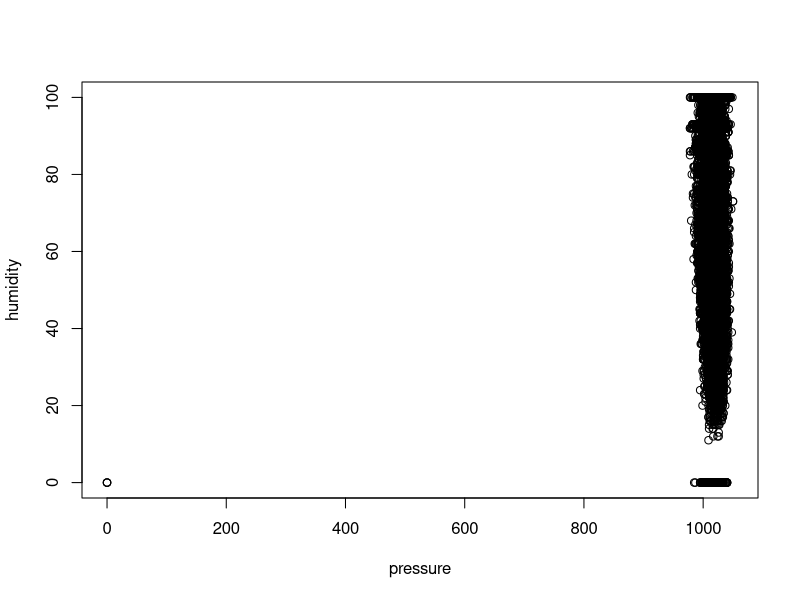
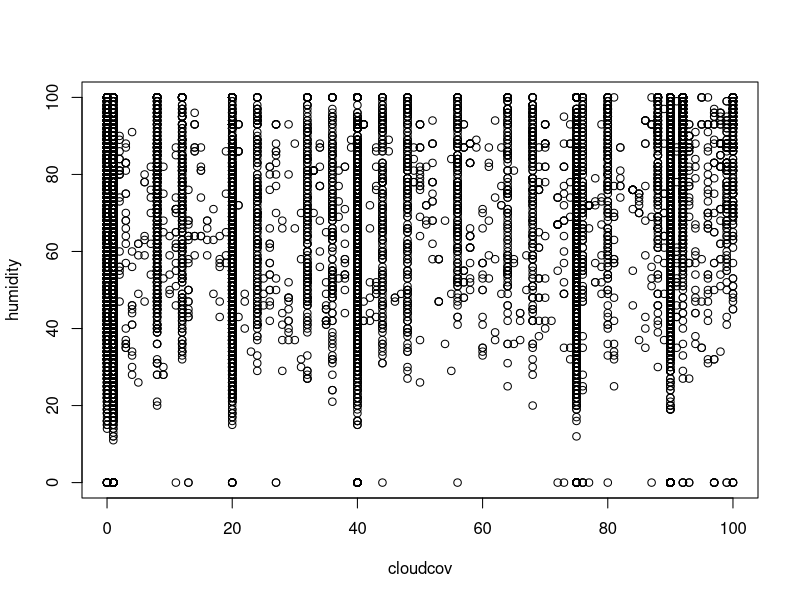

Here is the R script that generated these plots, in order: (Note: this script raises an error after producing the figures.)
## ---- chunk 1
knitr::opts_chunk$set(echo = TRUE)
## ---- chunk 2
library(ROCR)
library(class)

data.df <- read.csv("fake_data.csv")
set.seed(12345)
data.size <- nrow(data.df)
train.size <- .80
num.test.labels <- data.size*(1-train.size)


data.df$weather <- as.factor(data.df$weather)
levels(data.df$weather) <- c("Cloudy", "Sunny")

normalize.it <- function(vec) {
    y <- (vec - min(vec))/(max(vec) - min(vec))
    y
}
    
weather.lst <- lapply(data.df[ , 3:6], normalize.it)
data.weather.normed <- data.frame(weather.lst)
summary(data.weather.normed)

train.row.nums <- sample(1:data.size, data.size*train.size, replace = FALSE)
train.data <- subset(data.weather.normed[train.row.nums, ])

test.row.nums <- setdiff(1:data.size, train.row.nums)
test.data <- subset(data.weather.normed[test.row.nums, ])

class.labels <- data.df$weather[train.row.nums]
true.labels <- data.df$weather[test.row.nums]

knn.predict <- knn(train.data, test.data, class.labels, k=2)

num.incorrect.labels <- sum(knn.predict != true.labels)
misc.rate <- num.incorrect.labels/num.test.labels
misc.rate

conf.matrix <- table(knn.predict, true.labels)
conf.matrix
## ---- chunk 3
library(ROCR)
library(class)

data.df <- read.csv("cleaned_data.csv")
set.seed(12345)
data.size <- nrow(data.df)
train.size <- .80
num.test.labels <- data.size*(1-train.size)


data.df$weather <- as.factor(data.df$weathertype)
levels(data.df$weathertype) <- c("Clear", "Clouds", "Rain", "Snow", "Thunderstorm")

normalize.it <- function(vec) {
    y <- (vec - min(vec))/(max(vec) - min(vec))
    y
}
    
weather.lst <- lapply(data.df[ , 3:8], normalize.it)
data.weather.normed <- data.frame(weather.lst)
summary(data.weather.normed)

train.row.nums <- sample(1:data.size, data.size*train.size, replace = FALSE)
train.data <- subset(data.weather.normed[train.row.nums, ])

test.row.nums <- setdiff(1:data.size, train.row.nums)
test.data <- subset(data.weather.normed[test.row.nums, ])

class.labels <- data.df$weathertype[train.row.nums]
true.labels <- data.df$weathertype[test.row.nums]

knn.predict <- knn(train.data, test.data, class.labels, k=5)

num.incorrect.labels <- sum(knn.predict != true.labels)
misc.rate <- num.incorrect.labels/num.test.labels
misc.rate

conf.matrix <- table(knn.predict, true.labels)
conf.matrix
## ---- chunk 4
library(ROCR)
humid.glm <- glm(humidity~pressure, data = data.df)
humid.glm2 <- glm(humidity~pressure+cloudcov, data = data.df)
summary(humid.glm)
summary(humid.glm2)

plot(humidity~pressure, data=data.df)
plot(humidity~cloudcov, data=data.df)

data.size<-nrow(data.df)
train.size<-0.80

set.seed(12345)

train.row.nums<-sample(1:data.size, data.size*train.size, replace=FALSE)
train.data<-subset(data.df[train.row.nums,])

test.row.nums<-setdiff(1:data.size,train.row.nums)
test.data<-subset(data.df[test.row.nums,])

true.labels<-test.data[,1]

mod<-glm(humidity~pressure,data=train.data)
model.predictions<-predict(mod, newdata=test.data[,-1], type="response")

# using model predictions from the previous call to predict
pred<-prediction(model.predictions,true.labels)
# tpr- true positive rate, frp- false positive rate
perf<-performance(pred,'tpr','fpr')

plot(perf,main="ROC")
abline(0,1,lty=3) #Adds the x=y line, representing a random 50-50 prediction

## ---- chunk 5
fit.weather <- lm(pressure~humidity, data=data.df)
summary(fit.weather)
actual.scores <- test.data$pressure
fit.predicted <- predict(fit.weather, actual.scores, interval = "predict")
summary(fit.predicted)

fit2.weather <- lm(temp~., data = data.df)
summary(fit2.weather)
actual.scores2 <- (test.data$temp)
fit.predicted2 <- predict(fit2.weather, actual.scores2, interval = "predict")
summary(fit.predicted2)

fit.humid <- lm(humidity~pressure+cloudcov, data = data.df)
summary(fit.humid)
actual.scores.humid <- test.data$humidity
fit.predicted.humid <- predict(fit.humid, actual.scores.humid, interval = "predict")
summary(fit.humid)
## ---- chunk 6
library(ggplot2)
weather.vec <- as.vector(data.df$temp)
#remove outlier by averaging point before and after
weather.vec[3864:3865] <- ((weather.vec[3863]+weather.vec[3866])/2)
weather.ts <- ts(weather.vec, frequency = 8760)
plot.ts(weather.ts, main = "Temperature Time Series Graph", ylab = "Temperature in Kelvin")

wind.vec <- as.vector(data.df$windspeed)
#remove outlier by averaging point before and after
#weather.vec[3864:3865] <- ((weather.vec[3863]+weather.vec[3866])/2)
wind.ts <- ts(wind.vec, frequency = 8760)
plot.ts(wind.ts, main = "Wind Speed Time Series Graph", ylab = "Wind Speed")


## ---- chunk 7
